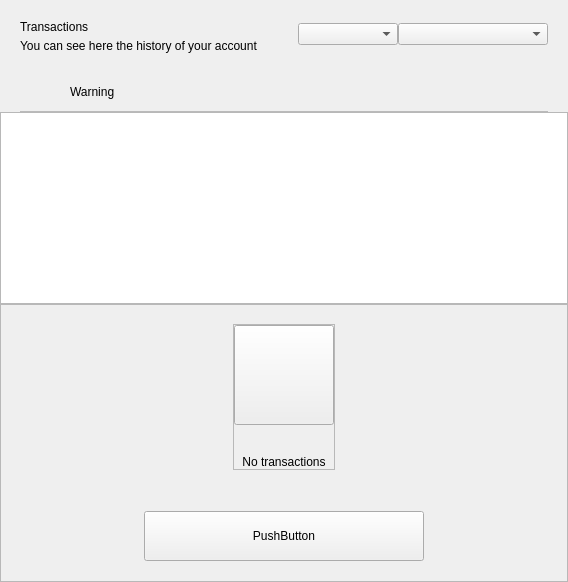
        <widget class="QWidget" name="left" native="true">
          <layout class="QVBoxLayout" name="left_2">
            <property name="spacing">
              <number>0</number>
            </property>
            <property name="leftMargin">
              <number>0</number>
            </property>
            <property name="topMargin">
              <number>0</number>
            </property>
            <property name="rightMargin">
              <number>0</number>
            </property>
            <property name="bottomMargin">
              <number>0</number>
            </property>
            <item>
              <layout class="QVBoxLayout" name="verticalLayout22">
                <property name="spacing">
                  <number>0</number>
                </property>
                <property name="leftMargin">
                  <number>20</number>
                </property>
                <property name="topMargin">
                  <number>15</number>
                </property>
                <property name="rightMargin">
                  <number>20</number>
                </property>
                <item>
                  <widget class="QFrame" name="left_top_container">
                    <layout class="QHBoxLayout" name="horizontalLayout">
                      <property name="spacing">
                        <number>0</number>
                      </property>
                      <property name="leftMargin">
                        <number>0</number>
                      </property>
                      <property name="topMargin">
                        <number>0</number>
                      </property>
                      <property name="rightMargin">
                        <number>0</number>
                      </property>
                      <property name="bottomMargin">
                        <number>0</number>
                      </property>
                      <item>
                        <layout class="QVBoxLayout" name="verticalLayout_5">
                          <property name="spacing">
                            <number>5</number>
                          </property>
                          <property name="topMargin">
                            <number>5</number>
                          </property>
                          <item>
                            <widget class="QLabel" name="labelTitle">
                              <property name="text">
                                <string>Transactions</string>
                              </property>
                            </widget>
                          </item>
                          <item>
                            <widget class="QLabel" name="labelSubtitle">
                              <property name="text">
                                <string>You can see here the history of your account</string>
                              </property>
                              <property name="alignment">
                                <set>Qt::AlignLeading|Qt::AlignLeft|Qt::AlignVCenter</set>
                              </property>
                            </widget>
                          </item>
                        </layout>
                      </item>
                      <item>
                        <spacer name="horizontalSpacer">
                          <property name="orientation">
                            <enum>Qt::Horizontal</enum>
                          </property>
                          <property name="sizeHint" stdset="0">
                            <size>
                              <width>40</width>
                              <height>20</height>
                            </size>
                          </property>
                        </spacer>
                      </item>
                      <item>
                        <widget class="QComboBox" name="comboBoxSortType">
                          <property name="minimumSize">
                            <size>
                              <width>100</width>
                              <height>0</height>
                            </size>
                          </property>
                        </widget>
                      </item>
                      <item>
                        <widget class="QComboBox" name="comboBoxSort">
                          <property name="minimumSize">
                            <size>
                              <width>150</width>
                              <height>0</height>
                            </size>
                          </property>
                        </widget>
                      </item>
                    </layout>
                  </widget>
                </item>
              </layout>
            </item>
            <item>
              <spacer name="verticalSpacer">
                <property name="orientation">
                  <enum>Qt::Vertical</enum>
                </property>
                <property name="sizeType">
                  <enum>QSizePolicy::Fixed</enum>
                </property>
                <property name="sizeHint" stdset="0">
                  <size>
                    <width>20</width>
                    <height>20</height>
                  </size>
                </property>
              </spacer>
            </item>
            <item>
              <widget class="QWidget" name="layoutWarning" native="true">
                <layout class="QVBoxLayout" name="verticalLayout_3">
                  <property name="spacing">
                    <number>0</number>
                  </property>
                  <property name="leftMargin">
                    <number>0</number>
                  </property>
                  <property name="topMargin">
                    <number>0</number>
                  </property>
                  <property name="rightMargin">
                    <number>0</number>
                  </property>
                  <property name="bottomMargin">
                    <number>0</number>
                  </property>
                  <item>
                    <widget class="QWidget" name="containerWarning" native="true">
                      <layout class="QVBoxLayout" name="verticalLayout_21">
                        <property name="spacing">
                          <number>9</number>
                        </property>
                        <property name="leftMargin">
                          <number>20</number>
                        </property>
                        <property name="topMargin">
                          <number>9</number>
                        </property>
                        <property name="rightMargin">
                          <number>20</number>
                        </property>
                        <property name="bottomMargin">
                          <number>0</number>
                        </property>
                        <item>
                          <widget class="QFrame" name="frameWarning">
                            <property name="styleSheet">
                              <string notr="true">border:none;</string>
                            </property>
                            <property name="frameShape">
                              <enum>QFrame::StyledPanel</enum>
                            </property>
                            <property name="frameShadow">
                              <enum>QFrame::Raised</enum>
                            </property>
                            <layout class="QHBoxLayout" name="horizontalLayout11" stretch="0,0,2">
                              <property name="leftMargin">
                                <number>0</number>
                              </property>
                              <property name="topMargin">
                                <number>0</number>
                              </property>
                              <property name="rightMargin">
                                <number>0</number>
                              </property>
                              <property name="bottomMargin">
                                <number>0</number>
                              </property>
                              <item alignment="Qt::AlignVCenter">
                                <widget class="QPushButton" name="imgWarning">
                                  <property name="styleSheet">
                                    <string notr="true">border:none;</string>
                                  </property>
                                  <property name="text">
                                    <string/>
                                  </property>
                                  <property name="iconSize">
                                    <size>
                                      <width>24</width>
                                      <height>24</height>
                                    </size>
                                  </property>
                                </widget>
                              </item>
                              <item>
                                <spacer name="horizontalSpacer_3">
                                  <property name="orientation">
                                    <enum>Qt::Horizontal</enum>
                                  </property>
                                  <property name="sizeType">
                                    <enum>QSizePolicy::Fixed</enum>
                                  </property>
                                  <property name="sizeHint" stdset="0">
                                    <size>
                                      <width>12</width>
                                      <height>20</height>
                                    </size>
                                  </property>
                                </spacer>
                              </item>
                              <item alignment="Qt::AlignVCenter">
                                <widget class="QLabel" name="lblWarning">
                                  <property name="styleSheet">
                                    <string notr="true"/>
                                  </property>
                                  <property name="text">
                                    <string>Warning</string>
                                  </property>
                                  <property name="alignment">
                                    <set>Qt::AlignBottom|Qt::AlignLeading|Qt::AlignLeft</set>
                                  </property>
                                </widget>
                              </item>
                            </layout>
                          </widget>
                        </item>
                        <item>
                          <widget class="QLabel" name="lblDivisory">
                            <property name="minimumSize">
                              <size>
                                <width>0</width>
                                <height>1</height>
                              </size>
                            </property>
                            <property name="maximumSize">
                              <size>
                                <width>16777215</width>
                                <height>1</height>
                              </size>
                            </property>
                            <property name="styleSheet">
                              <string notr="true">background-color:#bababa;</string>
                            </property>
                            <property name="text">
                              <string/>
                            </property>
                            <property name="alignment">
                              <set>Qt::AlignBottom|Qt::AlignLeading|Qt::AlignLeft</set>
                            </property>
                          </widget>
                        </item>
                      </layout>
                    </widget>
                  </item>
                </layout>
              </widget>
            </item>
            <item>
              <widget class="QListView" name="listTransactions">
                <property name="mouseTracking">
                  <bool>true</bool>
                </property>
                <property name="selectionBehavior">
                  <enum>QAbstractItemView::SelectItems</enum>
                </property>
                <property name="verticalScrollMode">
                  <enum>QAbstractItemView::ScrollPerItem</enum>
                </property>
              </widget>
            </item>
            <item>
              <widget class="QFrame" name="emptyContainer">
                <property name="minimumSize">
                  <size>
                    <width>0</width>
                    <height>100</height>
                  </size>
                </property>
                <property name="frameShape">
                  <enum>QFrame::StyledPanel</enum>
                </property>
                <property name="frameShadow">
                  <enum>QFrame::Raised</enum>
                </property>
                <layout class="QVBoxLayout" name="verticalLayout_7" stretch="1,8,0,0">
                  <property name="spacing">
                    <number>0</number>
                  </property>
                  <property name="leftMargin">
                    <number>0</number>
                  </property>
                  <property name="topMargin">
                    <number>0</number>
                  </property>
                  <property name="rightMargin">
                    <number>0</number>
                  </property>
                  <property name="bottomMargin">
                    <number>20</number>
                  </property>
                  <item>
                    <spacer name="verticalSpacer12">
                      <property name="orientation">
                        <enum>Qt::Vertical</enum>
                      </property>
                      <property name="sizeHint" stdset="0">
                        <size>
                          <width>20</width>
                          <height>20</height>
                        </size>
                      </property>
                    </spacer>
                  </item>
                  <item alignment="Qt::AlignHCenter|Qt::AlignVCenter">
                    <widget class="QFrame" name="emptyScreen">
                      <property name="sizePolicy">
                        <sizepolicy hsizetype="Expanding" vsizetype="Expanding">
                          <horstretch>0</horstretch>
                          <verstretch>0</verstretch>
                        </sizepolicy>
                      </property>
                      <property name="frameShape">
                        <enum>QFrame::StyledPanel</enum>
                      </property>
                      <property name="frameShadow">
                        <enum>QFrame::Raised</enum>
                      </property>
                      <layout class="QVBoxLayout" name="verticalLayout12">
                        <property name="spacing">
                          <number>30</number>
                        </property>
                        <property name="leftMargin">
                          <number>0</number>
                        </property>
                        <property name="topMargin">
                          <number>0</number>
                        </property>
                        <property name="rightMargin">
                          <number>0</number>
                        </property>
                        <property name="bottomMargin">
                          <number>0</number>
                        </property>
                        <item alignment="Qt::AlignHCenter|Qt::AlignVCenter">
                          <widget class="QPushButton" name="pushImgEmpty">
                            <property name="minimumSize">
                              <size>
                                <width>100</width>
                                <height>100</height>
                              </size>
                            </property>
                            <property name="maximumSize">
                              <size>
                                <width>100</width>
                                <height>100</height>
                              </size>
                            </property>
                            <property name="text">
                              <string/>
                            </property>
                            <property name="iconSize">
                              <size>
                                <width>100</width>
                                <height>100</height>
                              </size>
                            </property>
                          </widget>
                        </item>
                        <item alignment="Qt::AlignHCenter|Qt::AlignVCenter">
                          <widget class="QLabel" name="labelEmpty">
                            <property name="styleSheet">
                              <string notr="true"/>
                            </property>
                            <property name="text">
                              <string>No transactions</string>
                            </property>
                            <property name="alignment">
                              <set>Qt::AlignCenter</set>
                            </property>
                          </widget>
                        </item>
                      </layout>
                    </widget>
                  </item>
                  <item>
                    <spacer name="verticalSpacer_21">
                      <property name="orientation">
                        <enum>Qt::Vertical</enum>
                      </property>
                      <property name="sizeHint" stdset="0">
                        <size>
                          <width>20</width>
                          <height>40</height>
                        </size>
                      </property>
                    </spacer>
                  </item>
                  <item alignment="Qt::AlignHCenter">
                    <widget class="QPushButton" name="btnHowTo">
                      <property name="minimumSize">
                        <size>
                          <width>280</width>
                          <height>50</height>
                        </size>
                      </property>
                      <property name="text">
                        <string>PushButton</string>
                      </property>
                    </widget>
                  </item>
                </layout>
              </widget>
            </item>
          </layout>
        </widget>
